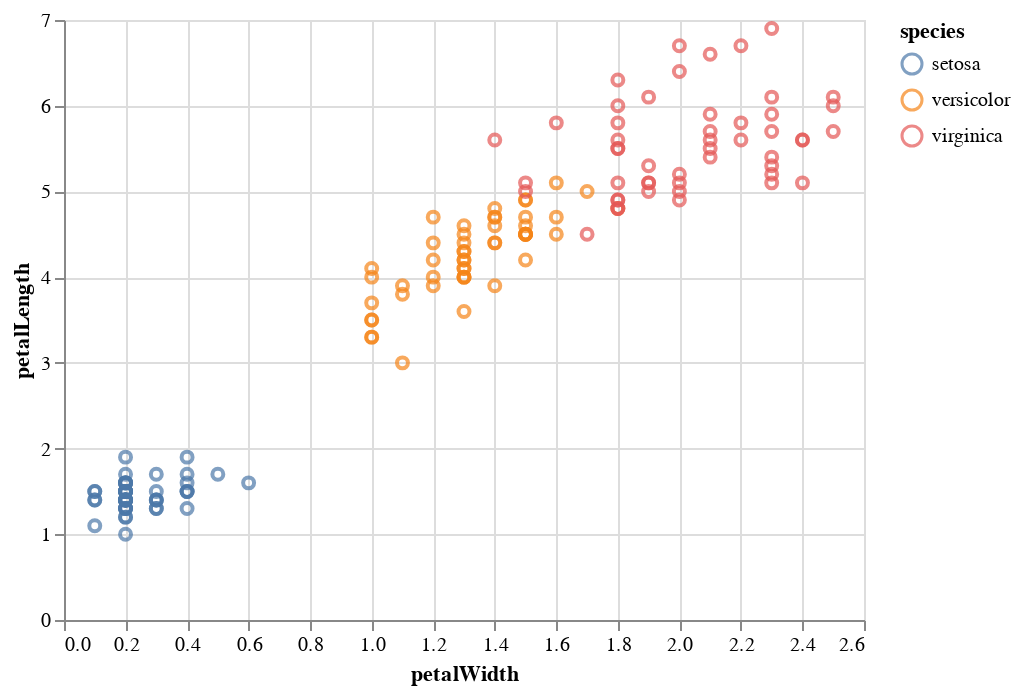

Notebook source saved alongside this figure:
### Code cell
iris = data.iris()

alt.Chart(iris).mark_point().encode(
    x='petalWidth',
    y='petalLength',
    color='species'
).interactive()

### Figure 1 — Vega-Lite specification as saved in the notebook (floating-point values rounded to 4 significant figures; data arrays with more than 128 entries replaced by an {"elided": "..."} marker saying what was removed)
{"$schema": "https://vega.github.io/schema/vega-lite/v2.4.1.json", "config": {"view": {"height": 300, "width": 400}}, "data": {"values": {"elided": "150 records"}}, "encoding": {"color": {"field": "species", "type": "nominal"}, "x": {"field": "petalWidth", "type": "quantitative"}, "y": {"field": "petalLength", "type": "quantitative"}}, "mark": "point", "selection": {"selector003": {"bind": "scales", "encodings": ["x", "y"], "mark": {"fill": "#333", "fillOpacity": 0.125, "stroke": "white"}, "on": "[mousedown, window:mouseup] > window:mousemove!", "resolve": "global", "translate": "[mousedown, window:mouseup] > window:mousemove!", "type": "interval", "zoom": "wheel!"}}}
